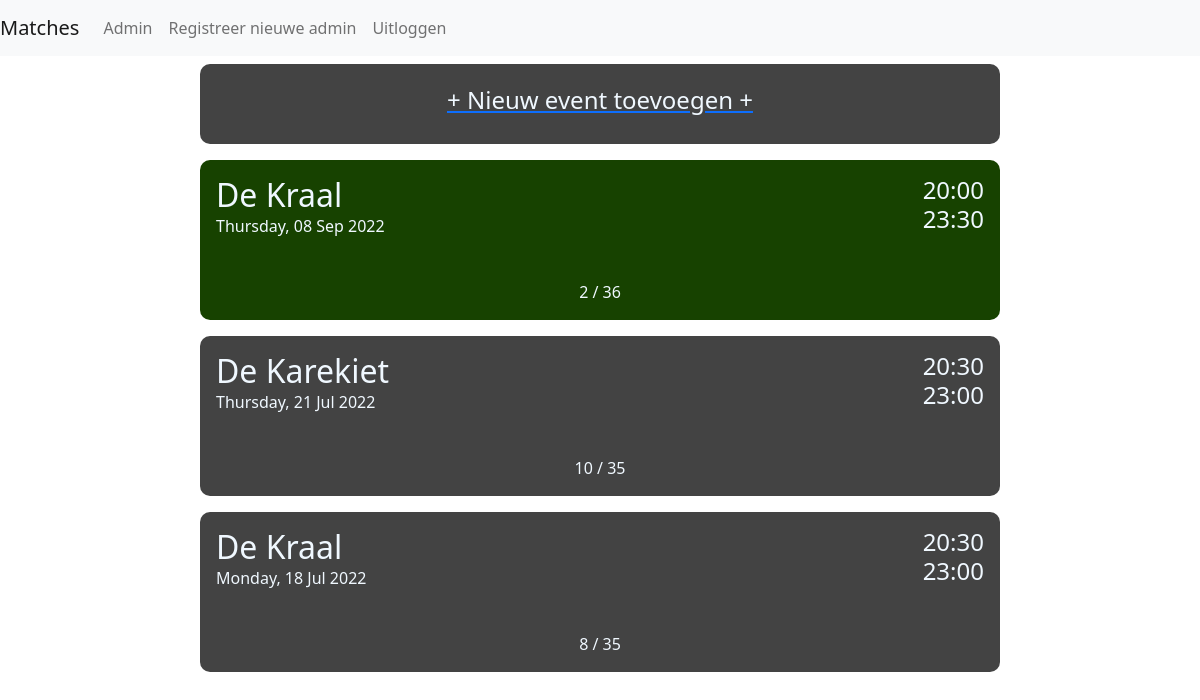
Page /admin (signed in) on the committed database.
### tables this page shows
CREATE TABLE MATCHDAYS ([id] INTEGER PRIMARY KEY,[date] text, [starttime] text, [endtime] text, [location] text, [max] int, [status] text, [price] text, [password] text, [note] text);

### Program.py (the view)
@app.route('/admin', methods=['GET', 'POST'])
@login_required
def admin():
    message = request.args["message"] if "message" in request.args else ""
    if request.method == 'POST':
        matchday = int(request.form.get('dateBtn'))
        return redirect(url_for('adminmatch', matchday = matchday, message = ''))
    match_list = list(Functions.getData("match").values())
    match_list.sort(key=lambda row: (row[0]))
    match_list = [ i + [datetime.datetime(int(i[0][:4]), int(i[0][4:6]), int(i[0][6:]), 0, 0).strftime("%A, %d %b %Y").title()] for i in match_list]
    return render_template('admin.html', list=match_list[::-1], n_list=len(match_list), message=message)

### Program.py (called while the page is built)
def logindata():
    return {value[0]: {'password': value[1]} for key, value in list(Functions.getData("login").items()) if value[2] == 1}

@login_manager.user_loader
def user_loader(uname):
    unames = logindata()
    if uname not in unames:
        return
    user = User()
    user.id = uname
    return user

@app.after_request
def add_header(r):
    r.headers["Cache-Control"] = "no-cache, no-store, must-revalidate"
    r.headers["Pragma"] = "no-cache"
    r.headers["Expires"] = "0"
    r.headers['Cache-Control'] = 'public, max-age=0'
    return r

### templates/admin.html (shortened to what this page needs)
{% extends 'layout.html' %}
{% block body %}
<link rel="stylesheet" href="../static/matches.css">
<div class="container-fluid">
    <div class="one">
        <div class="matches">
            <a href="/admincreatematch">
                <div id="add" class="card-addevent" name="cardname">
                    <div class="participants">
                    <h4>+ Nieuw event toevoegen +</h4>
                    </div>
                </div>
            </a>
        </div>
        {% for i in range(n_list) %}
        <form id="{{list[i][0]}}" method="POST" action="">
            <div class="matches">
                <div id="{{ list[i][0] }}" class={{"card-" + list[i][5]}} name="cardname" onclick="document.getElementById('{{list[i][0]}}').submit();">
                    <div class="header">
                        <div>
                            <h2 class="title">{{ list[i][3] }}</h2>
                            <p class="date">{{ list[i][10] }}</p>
                        </div>
                        <div class="time">
                            <h4 class="stamp">{{ list[i][1] }}</h4>
                            <h4 class="stamp">{{ list[i][2] }}</h4>
                        </div>
                    </div>
                    <div class="participants">
                        <p>{{ list[i][9] }} / {{ list[i][4] }}</p>
                    </div>
                </div>
            </div>
        </form>
        {% endfor %}
    </div>
</div>
{% endblock %}

### static/matches.css (style rules this page uses)
.matches { display: flex; justify-content: center; }
.card-open { background-color: rgb(23, 66, 0); color: aliceblue; height: 10rem; width: 50rem; border-radius: 10px; display: flex; flex-direction: column; justify-content: space-between; margin: 0.5rem 0; transition: 0.3s; }
.card-ended { background-color: rgb(67, 67, 67); color: aliceblue; height: 10rem; width: 50rem; border-radius: 10px; display: flex; flex-direction: column; justify-content: space-between; margin: 0.5rem 0; transition: 0.3s; }
.card-addevent { background-color: rgb(67, 67, 67); color: aliceblue; height: 5rem; width: 50rem; border-radius: 10px; display: flex; flex-direction: column; justify-content: center; margin: 0.5rem 0; transition: 0.3s; }
.title { margin: 1rem 1rem 0 1rem; }
.header { display: flex; justify-content: space-between; }
.time { display: flex; flex-direction: column; margin: 1em; }
.stamp { margin: 0; }
.date { margin: 0 0 0 1rem; }
.participants { display: flex; justify-content: center; }

### rows in the picture
MATCHDAYS: location "De Kraal", starttime "20:00", endtime "23:30"
MATCHDAYS: location "De Karekiet", starttime "20:30", endtime "23:00"
MATCHDAYS: location "De Kraal", starttime "20:30", endtime "23:00"

### other values in the picture
{{ list[i][10] }} "Thursday, 08 Sep 2022" "Thursday, 21 Jul 2022" "Monday, 18 Jul 2022"
{{ list[i][9] }} "2" "10" "8"
{{ list[i][4] }} "36" "35" "35"
